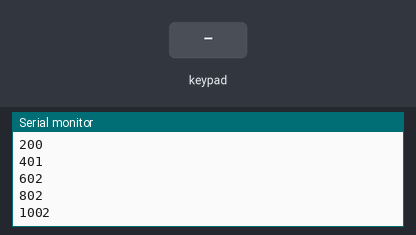
The sketch below on a simulated Arduino Uno, built with avr-gcc and run on an emulated ATmega328P. On the bench: the last lines printed to the serial monitor. The test bench sets the inputs (shaded band).

Above: at 1.2 s.
1.3 s: key 'A' pressed
2.9 s: keypad keys 2 3 4 5 # pressed 0.4 s apart
At 3.17 s:
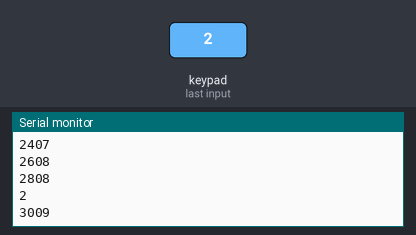
6.9 s: key 'B' pressed
8.5 s: keypad keys 2 3 4 5 * pressed 0.4 s apart
At 9.79 s:
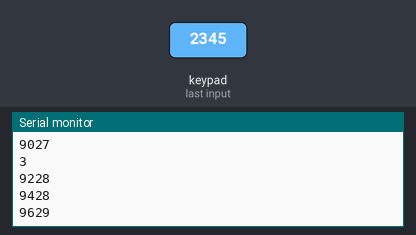
12.5 s: key 'C' pressed
14.1 s: keypad keys 2 3 4 5 D pressed 0.4 s apart
At 17.81 s:
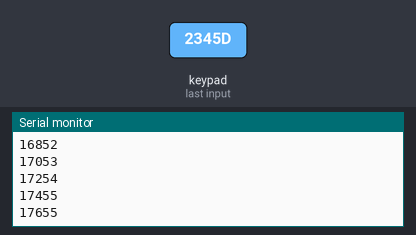
Timing chart, 0 to 19.1 s (numbered marks = the images above; inputs shaded):
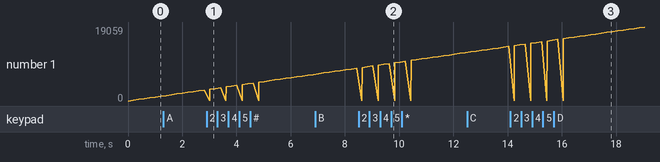

The sketch:

HelloKeypad.ino
```cpp
/* @file HelloKeypad.pde
|| @version 1.0
|| @author Alexander Brevig
|| @contact alexanderbrevig@gmail.com
||
|| @description
|| | Demonstrates the simplest use of the matrix Keypad library.
|| #
*/
#include <Keypad.h>

const byte ROWS = 4; //four rows
const byte COLS = 4; //three columns
char keys[ROWS][COLS] = {
  {'1','2','3','A'},
  {'4','5','6','B'},
  {'7','8','9','C'},
  {'*','0','#','D'}
};
//Config où la broche la plus à gauche du clavier (lorsqu'il est face à nous et dans le bon sens) est sur la broche la plus haute
//byte rowPins[ROWS] = {5, 4, 3, 2}; //connect to the row pinouts of the keypad
//byte colPins[COLS] = {9, 8, 7, 6}; //connect to the column pinouts of the keypad

//Config où la broche la plus à gauche du keypad est sur la plus petite broche du arduino
byte rowPins[ROWS] = {2, 3, 4, 5}; //connect to the row pinouts of the keypad
byte colPins[COLS] = {6, 7, 8, 9}; //connect to the column pinouts of the keypad

Keypad keypad = Keypad( makeKeymap(keys), rowPins, colPins, ROWS, COLS );

void setup(){
  Serial.begin(9600);
}

void loop(){
  char key = keypad.getKey();

  if (key){
    Serial.println(key);
  }

  //Illustre le fait que le clavier est non-bloquant (le programme n'attend pas l'appui sur une touche pour continuer)
  Serial.println(millis());
  delay(200);
}
```

Measured:
- after the input at 2.9 s, the serial monitor: prints a new line after 0.11 s (image 1)
- after the input at 8.5 s, the serial monitor: prints a new line after 0.13 s (image 2)
- after the input at 14.1 s, the serial monitor: prints a new line after 0.14 s (image 3)
